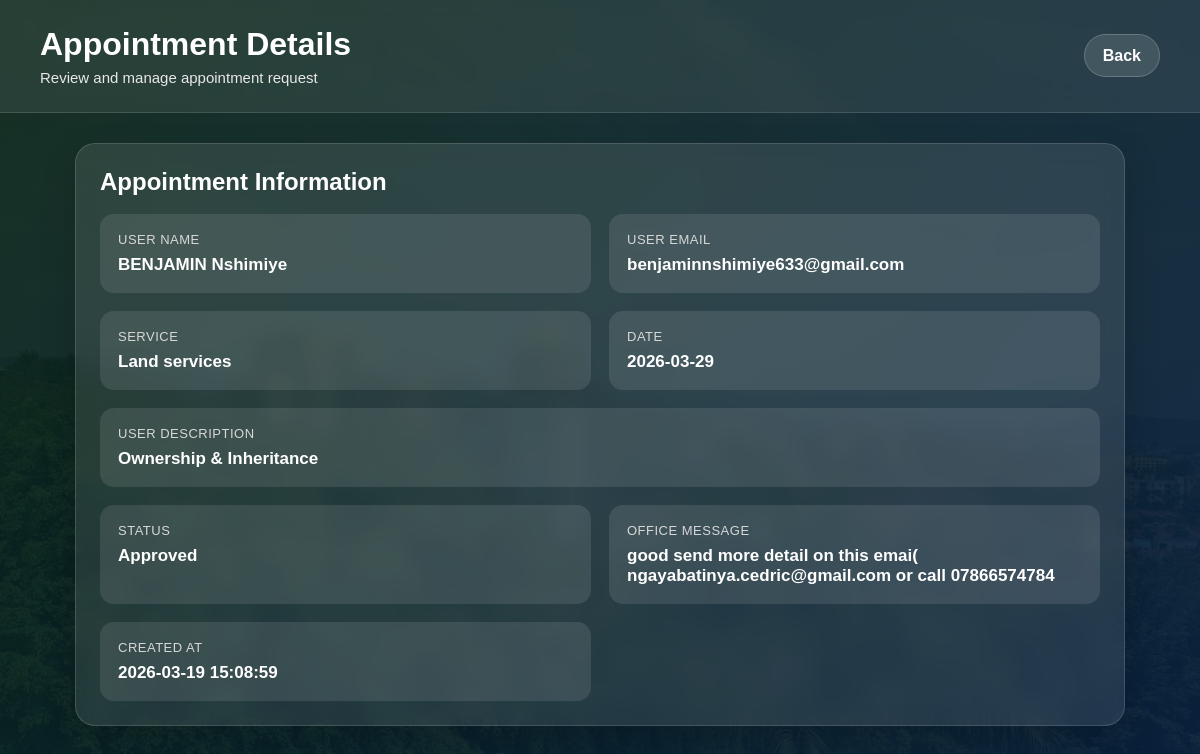
The page /view_appointment/2 (signed in) on the database its author committed.
### tables this page shows
CREATE TABLE users (
            email TEXT PRIMARY KEY,
            name TEXT NOT NULL,
            password TEXT NOT NULL,
            role TEXT NOT NULL
        );

CREATE TABLE services (
            id INTEGER PRIMARY KEY AUTOINCREMENT,
            service_name TEXT NOT NULL UNIQUE
        );

CREATE TABLE appointments (
            id INTEGER PRIMARY KEY AUTOINCREMENT,
            user_email TEXT NOT NULL,
            office_email TEXT NOT NULL,
            service_id INTEGER NOT NULL,
            date TEXT NOT NULL,
            description TEXT NOT NULL,
            status TEXT NOT NULL DEFAULT 'Pending',
            office_comment TEXT DEFAULT '',
            created_at TIMESTAMP DEFAULT CURRENT_TIMESTAMP,
            FOREIGN KEY (user_email) REFERENCES users(email),
            FOREIGN KEY (office_email) REFERENCES users(email),
            FOREIGN KEY (service_id) REFERENCES services(id)
        );

### app.py (the view)
@app.route("/view_appointment/<int:appointment_id>")
def view_appointment(appointment_id):
    if session.get("role") != "umurenge_office":
        return redirect(url_for("login"))
    office_email = session["user_email"]
    conn = get_db()
    cursor = conn.cursor()
    cursor.execute("""
        SELECT
            appointments.id,
            user.name AS user_name,
            user.email AS user_email,
            services.service_name AS service,
            appointments.date AS appointment_date,
            appointments.description,
            appointments.status,
            appointments.office_comment,
            appointments.created_at
        FROM appointments
        JOIN users AS user ON appointments.user_email = user.email
        JOIN services ON appointments.service_id = services.id
        WHERE appointments.id = ? AND appointments.office_email = ?
    """, (appointment_id, office_email))
    appointment = cursor.fetchone()
    conn.close()
    if not appointment:
        return "<h3>Appointment not found.</h3><a href='/office_dashboard'>Back</a>"
    return render_template("appointment_details.html", appointment=appointment)

### app.py (called while the page is built)
@app.before_request
def require_login():
    public_routes = ["home", "login", "register", "static"]
    if request.endpoint in public_routes:
        return
    if "role" not in session:
        return redirect(url_for("login"))

@app.after_request
def add_no_cache_headers(response):
    response.headers["Cache-Control"] = "no-store, no-cache, must-revalidate, max-age=0"
    response.headers["Pragma"] = "no-cache"
    response.headers["Expires"] = "0"
    return response

def get_db():
    conn = sqlite3.connect(DATABASE)
    conn.row_factory = sqlite3.Row
    return conn

### templates/appointment_details.html (shortened to what this page needs)
<!DOCTYPE html>
<html lang="en">
<head>
    <link rel="stylesheet" href="{{ url_for('static', filename='css/style.css') }}">
</head>
<body class="dashboard-page">
<div class="topbar">
    <div class="topbar-left">
        <h1>Appointment Details</h1>
        <p>Review and manage appointment request</p>
    </div>
    <div class="topbar-right">
        <a href="{{ url_for('office_dashboard') }}" class="topbar-link">Back</a>
    </div>
</div>
<div class="dashboard-wrapper">
    <div class="dashboard-form-card details-wide-card">
        <h2>Appointment Information</h2>
        <div class="details-grid">
            <div class="detail-item">
                <span class="detail-label">User Name</span>
                <span class="detail-value">{{ appointment["user_name"] }}</span>
            </div>
            <div class="detail-item">
                <span class="detail-label">User Email</span>
                <span class="detail-value">{{ appointment["user_email"] }}</span>
            </div>
            <div class="detail-item">
                <span class="detail-label">Service</span>
                <span class="detail-value">{{ appointment["service"] }}</span>
            </div>
            <div class="detail-item">
                <span class="detail-label">Date</span>
                <span class="detail-value">{{ appointment["appointment_date"] }}</span>
            </div>
            <div class="detail-item full-item">
                <span class="detail-label">User Description</span>
                <span class="detail-value">{{ appointment["description"] }}</span>
            </div>
            <div class="detail-item">
                <span class="detail-label">Status</span>
                <span class="detail-value">{{ appointment["status"] }}</span>
            </div>
            <div class="detail-item">
                <span class="detail-label">Office Message</span>
                <span class="detail-value">
                    {% if appointment["office_comment"] %}
                        {{ appointment["office_comment"] }}
                    {% else %}
                        No message yet
                    {% endif %}
                </span>
            </div>
            <div class="detail-item">
                <span class="detail-label">Created At</span>
                <span class="detail-value">{{ appointment["created_at"] }}</span>
            </div>
        </div>
    </div>
</div>
</body>
</html>

### static/css/style.css (style rules this page uses)
html, body { margin: 0; min-height: 100%; font-family: Arial, sans-serif; }
body { background-color: #e6f2ff; }
.dashboard-page { min-height: 100vh; color: white; background: linear-gradient(135deg, rgba(8, 35, 20, 0.92), rgba(9, 33, 63, 0.92)), url("../images/rwanda_a.jpeg") no-repeat center center/cover; }
.topbar { display: flex; justify-content: space-between; align-items: center; padding: 26px 40px; background: rgba(255, 255, 255, 0.08); backdrop-filter: blur(8px); -webkit-backdrop-filter: blur(8px); border-bottom: 1px solid rgba(255, 255, 255, 0.12); }
.topbar-left h1 { margin: 0; font-size: 32px; }
.topbar-left p { margin: 6px 0 0; font-size: 15px; color: #e8e8e8; }
.topbar-link { color: white; text-decoration: none; font-weight: bold; padding: 12px 18px; border-radius: 999px; background: rgba(255, 255, 255, 0.12); border: 1px solid rgba(255, 255, 255, 0.20); }
.dashboard-wrapper { padding: 30px 40px 50px; }
.dashboard-card, .dashboard-form-card { padding: 24px; border-radius: 20px; background: rgba(255, 255, 255, 0.10); border: 1px solid rgba(255, 255, 255, 0.14); backdrop-filter: blur(10px); -webkit-backdrop-filter: blur(10px); box-shadow: 0 14px 35px rgba(0, 0, 0, 0.18); }
.dashboard-card h2, .dashboard-form-card h2 { margin-top: 0; margin-bottom: 18px; font-size: 24px; }
.details-wide-card { max-width: 1000px; margin: 0 auto; }
.details-grid { display: grid; grid-template-columns: repeat(2, 1fr); gap: 18px; }
.detail-item { display: flex; flex-direction: column; gap: 8px; padding: 18px; border-radius: 14px; background: rgba(255, 255, 255, 0.10); }
.full-item { grid-column: 1 / -1; }
.detail-label { font-size: 13px; text-transform: uppercase; letter-spacing: 0.5px; color: #d8d8d8; }
.detail-value { font-size: 17px; font-weight: bold; color: white; }

### rows shown on the page
users: user_name "BENJAMIN Nshimiye", user_email "benjaminnshimiye633@gmail.com"
services: service "Land services"
appointments: appointment_date "2026-03-29", description "Ownership & Inheritance", status "Approved", office_comment "good send more detail on this emai( ngayabatinya.cedric@gmail.com or call 07866574784", created_at "2026-03-19 15:08:59"
